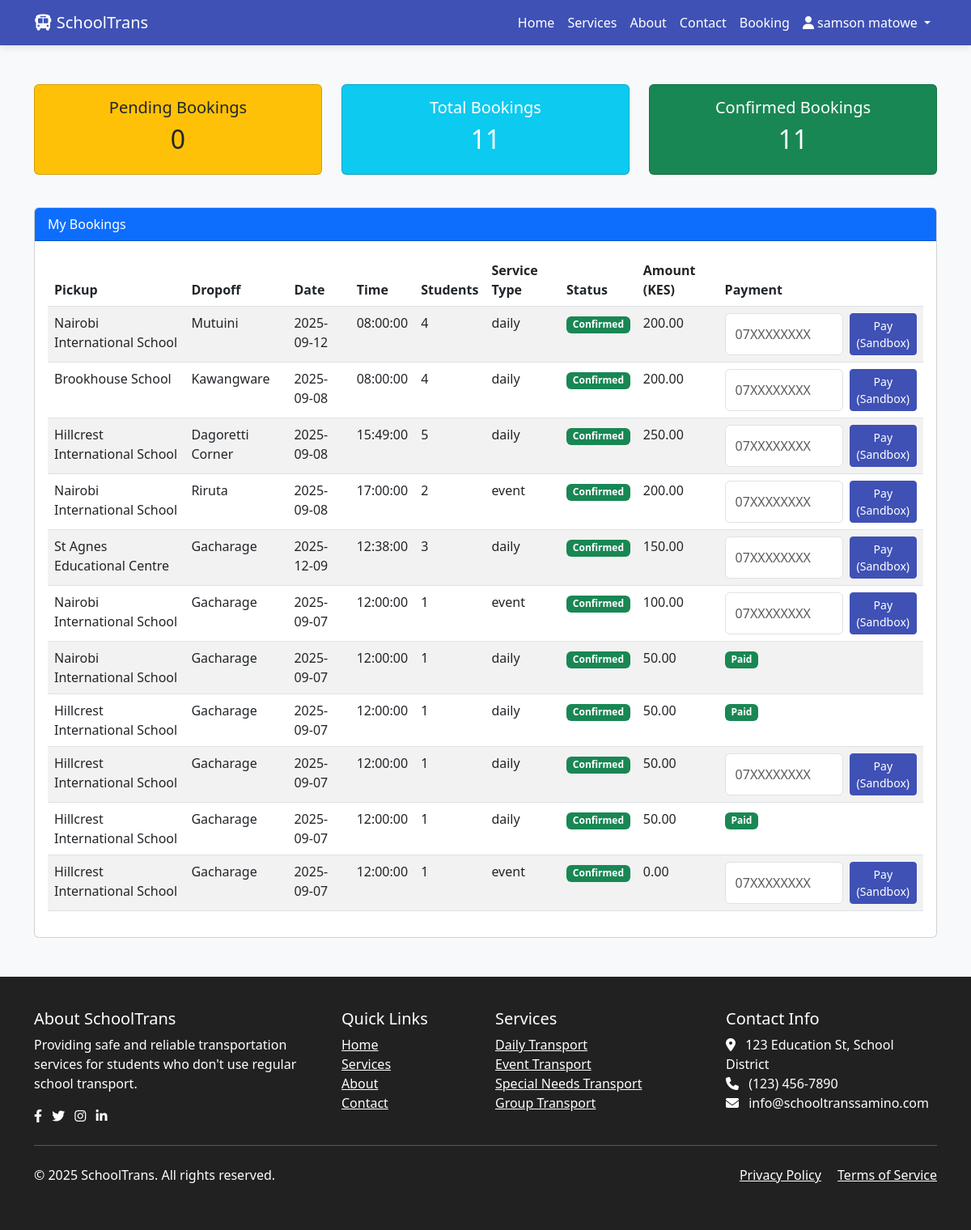
The app's page /dashboard.php (signed in) with its own data.
### tables this page shows
CREATE TABLE `bookings` (
  `id` int(11) NOT NULL,
  `user_id` int(11) NOT NULL,
  `school_id` int(11) NOT NULL,
  `student_id` int(11) DEFAULT NULL,
  `route_id` int(11) DEFAULT NULL,
  `vehicle_id` int(11) DEFAULT NULL,
  `pickup_location` varchar(255) DEFAULT NULL,
  `booking_date` date NOT NULL,
  `journey_date` date NOT NULL,
  `pickup_time` time DEFAULT NULL,
  `dropoff_time` time DEFAULT NULL,
  `status` enum('pending','confirmed','cancelled','completed') DEFAULT 'pending',
  `distance` decimal(5,2) DEFAULT NULL,
  `created_at` datetime DEFAULT current_timestamp(),
  `pickup_address` varchar(255) DEFAULT NULL,
  `pickup_lat` decimal(10,8) DEFAULT NULL,
  `pickup_lng` decimal(11,8) DEFAULT NULL,
  `dropoff_location` varchar(255) DEFAULT NULL,
  `dropoff_address` varchar(255) DEFAULT NULL,
  `dropoff_lat` decimal(10,8) DEFAULT NULL,
  `dropoff_lng` decimal(11,8) DEFAULT NULL,
  `service_type` varchar(50) NOT NULL DEFAULT 'daily',
  `amount` decimal(10,2) NOT NULL DEFAULT 0.00,
  `payment_status` enum('pending','paid') NOT NULL DEFAULT 'pending',
  `no_of_students` int(11) NOT NULL DEFAULT 1,
  `driver_remarks` text DEFAULT NULL
);

### dashboard.php (the view, shortened to what this page needs)
<?php
$userId = $_SESSION['user_id'];
include 'header.php';
$pdo = new PDO("mysql:host=localhost;dbname=school_transport", "root", "");
$pdo->setAttribute(PDO::ATTR_ERRMODE, PDO::ERRMODE_EXCEPTION);
$totalBookings = $pdo->prepare("SELECT COUNT(*) FROM bookings WHERE student_id=?");
$totalBookings->execute([$userId]);
$totalBookings = $totalBookings->fetchColumn();
$pendingBookings = $pdo->prepare("SELECT COUNT(*) FROM bookings WHERE student_id=? AND status='pending'");
$pendingBookings->execute([$userId]);
$pendingBookings = $pendingBookings->fetchColumn();
$confirmedBookings = $pdo->prepare("SELECT COUNT(*) FROM bookings WHERE student_id=? AND status='confirmed'");
$confirmedBookings->execute([$userId]);
$confirmedBookings = $confirmedBookings->fetchColumn();
$bookingsStmt = $pdo->prepare("SELECT * FROM bookings WHERE student_id=? ORDER BY created_at DESC");
$bookingsStmt->execute([$userId]);
$bookings = $bookingsStmt->fetchAll(PDO::FETCH_ASSOC);
?>
<div class="container my-5">
    <div class="row text-center mb-4">
        <div class="col-md-4">
            <div class="card bg-warning text-dark mb-3">
                <div class="card-body">
                    <h5>Pending Bookings</h5>
                    <h2><?php echo $pendingBookings; ?></h2>
                </div>
            </div>
        </div>
        <div class="col-md-4">
            <div class="card bg-info text-white mb-3">
                <div class="card-body">
                    <h5>Total Bookings</h5>
                    <h2><?php echo $totalBookings; ?></h2>
                </div>
            </div>
        </div>
        <div class="col-md-4">
            <div class="card bg-success text-white mb-3">
                <div class="card-body">
                    <h5>Confirmed Bookings</h5>
                    <h2><?php echo $confirmedBookings; ?></h2>
                </div>
            </div>
        </div>
    </div>
    <div class="card">
        <div class="card-header bg-primary text-white">My Bookings</div>
        <div class="card-body">
            <?php if(count($bookings) > 0): ?>
            <table class="table table-striped">
                <thead>
                    <tr>
                        <th>Pickup</th>
                        <th>Dropoff</th>
                        <th>Date</th>
                        <th>Time</th>
                        <th>Students</th>
                        <th>Service Type</th>
                        <th>Status</th>
                        <th>Amount (KES)</th>
                        <th>Payment</th>
                    </tr>
                </thead>
                <tbody>
                    <?php foreach($bookings as $b): ?>
                    <tr>
                        <td><?php echo htmlspecialchars($b['pickup_location']); ?></td>
                        <td><?php echo htmlspecialchars($b['dropoff_location']); ?></td>
                        <td><?php echo htmlspecialchars($b['journey_date']); ?></td>
                        <td><?php echo htmlspecialchars($b['pickup_time']); ?></td>
                        <td><?php echo htmlspecialchars($b['no_of_students']); ?></td>
                        <td><?php echo htmlspecialchars($b['service_type']); ?></td>
                        <td>
                            <span class="badge <?php
                                echo ($b['status']=='pending')?'bg-warning text-dark':'bg-success';
                            ?>"><?php echo ucfirst($b['status']); ?></span>
                        </td>
                        <td><?php echo number_format($b['amount'],2); ?></td>
                        <td>
                            <?php if($b['payment_status']=='pending'): ?>
                                <form method="POST" action="stk_push.php" class="d-flex">
                                    <input type="tel" name="phone" placeholder="07XXXXXXXX" class="form-control me-2" required>
                                    <button type="submit" class="btn btn-primary btn-sm">Pay (Sandbox)</button>
                                </form>
                            <?php else: ?>
                                <span class="badge bg-success"><?php echo ucfirst($b['payment_status']); ?></span>
                            <?php endif; ?>
                        </td>
                    </tr>
                    <?php endforeach; ?>
                </tbody>
            </table>
            <?php else: ?>
                <p>No bookings yet.</p>
            <?php endif; ?>
        </div>
    </div>
</div>
<?php include 'footer.php';  ?>

### header.php (shortened to what this page needs)
<!DOCTYPE html>
<html lang="en">
<head>
    <link href="https://cdn.jsdelivr.net/npm/bootstrap@5.3.0/dist/css/bootstrap.min.css" rel="stylesheet">
    <link rel="stylesheet" href="https://cdnjs.cloudflare.com/ajax/libs/font-awesome/6.4.0/css/all.min.css">
</head>
<body>
    <header>
        <nav class="navbar navbar-expand-lg navbar-dark">
            <div class="container">
                <a class="navbar-brand" href="index.php">
                    <i class="fas fa-bus"></i> SchoolTrans
                </a>
                <div class="collapse navbar-collapse" id="navbarNav">
                    <ul class="navbar-nav ms-auto">
                        <li class="nav-item">
                            <a class="nav-link" href="index.php">Home</a>
                        </li>
                        <li class="nav-item">
                            <a class="nav-link" href="services.php">Services</a>
                        </li>
                        <li class="nav-item">
                            <a class="nav-link" href="about.php">About</a>
                        </li>
                        <li class="nav-item">
                            <a class="nav-link" href="contact.php">Contact</a>
                        </li>
                        <li class="nav-item">
                            <a class="nav-link" href="booking.php">Booking</a>
                        </li>
                        <?php if(isset($_SESSION['user_id'])): ?>
                        <li class="nav-item dropdown">
                            <a class="nav-link dropdown-toggle" href="#" id="navbarDropdown" role="button" data-bs-toggle="dropdown">
                                <i class="fas fa-user"></i> <?php echo $_SESSION['full_name']; ?>
                            </a>
                        </li>
                        <?php endif; ?>
                    </ul>
                </div>
            </div>
        </nav>
    </header>
    <main>

### footer.php (shortened to what this page needs)
    </main>
    <footer class="footer">
        <div class="container">
            <div class="row">
                <div class="col-md-4">
                    <h5>About SchoolTrans</h5>
                    <p>Providing safe and reliable transportation services for students who don't use regular school transport.</p>
                    <div class="social-icons">
                        <a href="#" class="text-white me-2"><i class="fab fa-facebook-f"></i></a>
                        <a href="#" class="text-white me-2"><i class="fab fa-twitter"></i></a>
                        <a href="#" class="text-white me-2"><i class="fab fa-instagram"></i></a>
                        <a href="#" class="text-white"><i class="fab fa-linkedin-in"></i></a>
                    </div>
                </div>
                <div class="col-md-2">
                    <h5>Quick Links</h5>
                    <ul class="list-unstyled">
                        <li><a href="index.php" class="text-white">Home</a></li>
                        <li><a href="services.php" class="text-white">Services</a></li>
                        <li><a href="about.php" class="text-white">About</a></li>
                        <li><a href="contact.php" class="text-white">Contact</a></li>
                    </ul>
                </div>
                <div class="col-md-3">
                    <h5>Services</h5>
                    <ul class="list-unstyled">
                        <li><a href="booking.php" class="text-white">Daily Transport</a></li>
                        <li><a href="booking.php" class="text-white">Event Transport</a></li>
                        <li><a href="booking.php" class="text-white">Special Needs Transport</a></li>
                        <li><a href="booking.php" class="text-white">Group Transport</a></li>
                    </ul>
                </div>
                <div class="col-md-3">
                    <h5>Contact Info</h5>
                    <ul class="list-unstyled">
                        <li><i class="fas fa-map-marker-alt me-2"></i> 123 Education St, School District</li>
                        <li><i class="fas fa-phone me-2"></i> (123) 456-7890</li>
                        <li><i class="fas fa-envelope me-2"></i> info@schooltranssamino.com</li>
                    </ul>
                </div>
            </div>
            <hr class="my-4 bg-light">
            <div class="row">
                <div class="col-md-6">
                    <p>&copy; 2025 SchoolTrans. All rights reserved.</p>
                </div>
                <div class="col-md-6 text-md-end">
                    <a href="#" class="text-white me-3">Privacy Policy</a>
                    <a href="#" class="text-white">Terms of Service</a>
                </div>
            </div>
        </div>
    </footer>
</body>
</html>

### header.php (style rules this page uses)
:root { --primary: #3f51b5; --secondary: #ff4081; --accent: #00bcd4; --light: #f5f5f5; --dark: #212121; }
body { font-family: 'Segoe UI', Tahoma, Geneva, Verdana, sans-serif; background-color: #f8f9fa; }
.navbar { background-color: var(--primary); box-shadow: 0 2px 10px rgba(0,0,0,0.1); }
.navbar-brand, .nav-link { color: white !important; }
.btn-primary { background-color: var(--primary); border-color: var(--primary); }
.footer { background-color: var(--dark); color: white; padding: 40px 0; }

### records on screen
bookings: pickup_location "Nairobi International School", dropoff_location "Mutuini", journey_date "2025-09-12", pickup_time "08:00:00", no_of_students "4", service_type "daily", status "Confirmed", amount "200.00"
bookings: pickup_location "Brookhouse School", dropoff_location "Kawangware", journey_date "2025-09-08", pickup_time "08:00:00", no_of_students "4", service_type "daily", status "Confirmed", amount "200.00"
bookings: pickup_location "Hillcrest International School", dropoff_location "Dagoretti Corner", journey_date "2025-09-08", pickup_time "15:49:00", no_of_students "5", service_type "daily", status "Confirmed", amount "250.00"
bookings: pickup_location "Nairobi International School", dropoff_location "Riruta", journey_date "2025-09-08", pickup_time "17:00:00", no_of_students "2", service_type "event", status "Confirmed", amount "200.00"
bookings: pickup_location "St Agnes Educational Centre", dropoff_location "Gacharage", journey_date "2025-12-09", pickup_time "12:38:00", no_of_students "3", service_type "daily", status "Confirmed", amount "150.00"
bookings: pickup_location "Nairobi International School", dropoff_location "Gacharage", journey_date "2025-09-07", pickup_time "12:00:00", no_of_students "1", service_type "event", status "Confirmed", amount "100.00"
bookings: pickup_location "Nairobi International School", dropoff_location "Gacharage", journey_date "2025-09-07", pickup_time "12:00:00", no_of_students "1", service_type "daily", status "Confirmed", amount "50.00", payment_status "Paid"
bookings: pickup_location "Hillcrest International School", dropoff_location "Gacharage", journey_date "2025-09-07", pickup_time "12:00:00", no_of_students "1", service_type "daily", status "Confirmed", amount "50.00", payment_status "Paid"
bookings: pickup_location "Hillcrest International School", dropoff_location "Gacharage", journey_date "2025-09-07", pickup_time "12:00:00", no_of_students "1", service_type "daily", status "Confirmed", amount "50.00"
bookings: pickup_location "Hillcrest International School", dropoff_location "Gacharage", journey_date "2025-09-07", pickup_time "12:00:00", no_of_students "1", service_type "daily", status "Confirmed", amount "50.00", payment_status "Paid"
bookings: pickup_location "Hillcrest International School", dropoff_location "Gacharage", journey_date "2025-09-07", pickup_time "12:00:00", no_of_students "1", service_type "event", status "Confirmed", amount "0.00"

### other values on screen
$_SESSION['full_name'] "samson matowe"
$pendingBookings "0"
$totalBookings "11"
$confirmedBookings "11"
